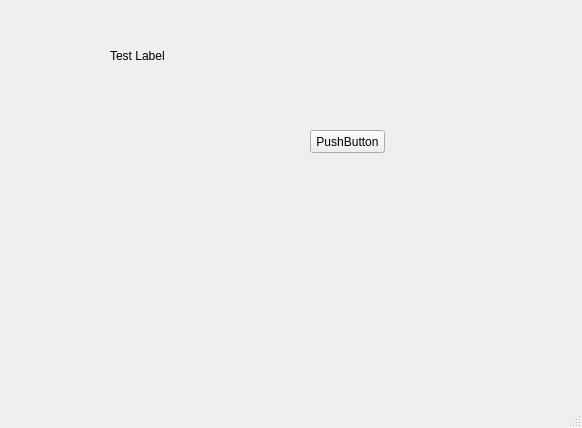
<?xml version="1.0" encoding="UTF-8"?>
<ui version="4.0">
 <class>MainWindow</class>
 <widget class="QMainWindow" name="MainWindow">
  <property name="geometry">
   <rect>
    <x>0</x>
    <y>0</y>
    <width>582</width>
    <height>428</height>
   </rect>
  </property>
  <property name="windowTitle">
   <string>MainWindow</string>
  </property>
  <widget class="QWidget" name="centralwidget">
   <widget class="QLabel" name="label">
    <property name="geometry">
     <rect>
      <x>110</x>
      <y>20</y>
      <width>181</width>
      <height>71</height>
     </rect>
    </property>
    <property name="text">
     <string>Test Label</string>
    </property>
   </widget>
   <widget class="QPushButton" name="pushButton">
    <property name="geometry">
     <rect>
      <x>310</x>
      <y>130</y>
      <width>75</width>
      <height>23</height>
     </rect>
    </property>
    <property name="toolTip">
     <string>&lt;html&gt;&lt;head/&gt;&lt;body&gt;&lt;p&gt;3123&lt;/p&gt;&lt;/body&gt;&lt;/html&gt;</string>
    </property>
    <property name="text">
     <string>PushButton</string>
    </property>
   </widget>
  </widget>
  <widget class="QMenuBar" name="menubar">
   <property name="geometry">
    <rect>
     <x>0</x>
     <y>0</y>
     <width>582</width>
     <height>21</height>
    </rect>
   </property>
  </widget>
  <widget class="QStatusBar" name="statusbar"/>
 </widget>
 <resources/>
 <connections/>
</ui>
